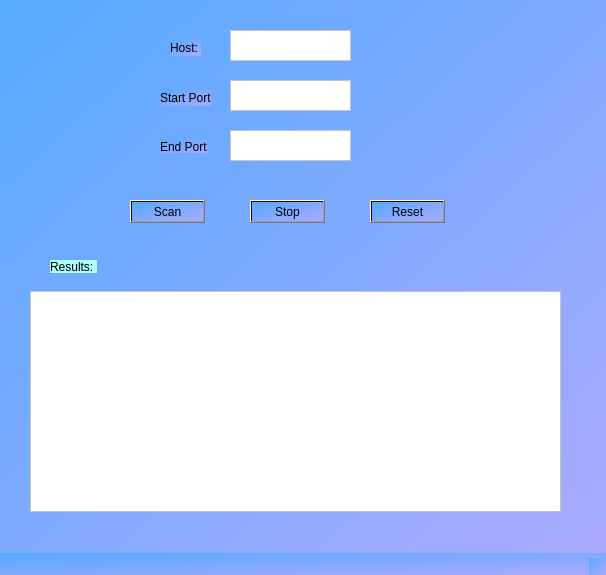
<?xml version="1.0" encoding="UTF-8"?>
<ui version="4.0">
 <class>PortScanner</class>
 <widget class="QMainWindow" name="PortScanner">
  <property name="geometry">
   <rect>
    <x>0</x>
    <y>0</y>
    <width>606</width>
    <height>575</height>
   </rect>
  </property>
  <property name="windowTitle">
   <string>MainWindow</string>
  </property>
  <property name="styleSheet">
   <string notr="true">background-color: qlineargradient(spread:pad, x1:0, y1:0, x2:1, y2:1, stop:0 rgba(85, 170, 255, 255), stop:1 rgba(170, 170, 255, 255))</string>
  </property>
  <widget class="QWidget" name="centralwidget">
   <widget class="QTextEdit" name="hostBox">
    <property name="geometry">
     <rect>
      <x>230</x>
      <y>30</y>
      <width>121</width>
      <height>31</height>
     </rect>
    </property>
    <property name="styleSheet">
     <string notr="true">background-color: rgb(255, 255, 255)</string>
    </property>
   </widget>
   <widget class="QTextEdit" name="startBox">
    <property name="geometry">
     <rect>
      <x>230</x>
      <y>80</y>
      <width>121</width>
      <height>31</height>
     </rect>
    </property>
    <property name="styleSheet">
     <string notr="true">background-color: rgb(255, 255, 255)</string>
    </property>
   </widget>
   <widget class="QTextEdit" name="endBox">
    <property name="geometry">
     <rect>
      <x>230</x>
      <y>130</y>
      <width>121</width>
      <height>31</height>
     </rect>
    </property>
    <property name="styleSheet">
     <string notr="true">background-color: rgb(255, 255, 255)</string>
    </property>
   </widget>
   <widget class="QLabel" name="label">
    <property name="geometry">
     <rect>
      <x>170</x>
      <y>40</y>
      <width>31</width>
      <height>16</height>
     </rect>
    </property>
    <property name="text">
     <string>Host:</string>
    </property>
   </widget>
   <widget class="QLabel" name="label_2">
    <property name="geometry">
     <rect>
      <x>160</x>
      <y>90</y>
      <width>51</width>
      <height>16</height>
     </rect>
    </property>
    <property name="text">
     <string>Start Port:</string>
    </property>
   </widget>
   <widget class="QLabel" name="label_3">
    <property name="geometry">
     <rect>
      <x>160</x>
      <y>140</y>
      <width>47</width>
      <height>13</height>
     </rect>
    </property>
    <property name="text">
     <string>End Port:</string>
    </property>
   </widget>
   <widget class="QListWidget" name="listWidget">
    <property name="geometry">
     <rect>
      <x>30</x>
      <y>291</y>
      <width>531</width>
      <height>221</height>
     </rect>
    </property>
    <property name="styleSheet">
     <string notr="true">background-color: rgb(255, 255, 255)</string>
    </property>
   </widget>
   <widget class="QPushButton" name="scanButton">
    <property name="geometry">
     <rect>
      <x>130</x>
      <y>200</y>
      <width>75</width>
      <height>23</height>
     </rect>
    </property>
    <property name="text">
     <string>Scan</string>
    </property>
   </widget>
   <widget class="QPushButton" name="stopButton">
    <property name="geometry">
     <rect>
      <x>250</x>
      <y>200</y>
      <width>75</width>
      <height>23</height>
     </rect>
    </property>
    <property name="text">
     <string>Stop</string>
    </property>
   </widget>
   <widget class="QPushButton" name="resetButton">
    <property name="geometry">
     <rect>
      <x>370</x>
      <y>200</y>
      <width>75</width>
      <height>23</height>
     </rect>
    </property>
    <property name="text">
     <string>Reset</string>
    </property>
   </widget>
   <widget class="QLabel" name="label_4">
    <property name="geometry">
     <rect>
      <x>50</x>
      <y>260</y>
      <width>47</width>
      <height>13</height>
     </rect>
    </property>
    <property name="styleSheet">
     <string notr="true">background-color: rgb(170, 255, 255)</string>
    </property>
    <property name="text">
     <string>Results:</string>
    </property>
   </widget>
  </widget>
  <widget class="QMenuBar" name="menubar">
   <property name="geometry">
    <rect>
     <x>0</x>
     <y>0</y>
     <width>606</width>
     <height>21</height>
    </rect>
   </property>
  </widget>
  <widget class="QStatusBar" name="statusbar"/>
 </widget>
 <resources/>
 <connections/>
</ui>
